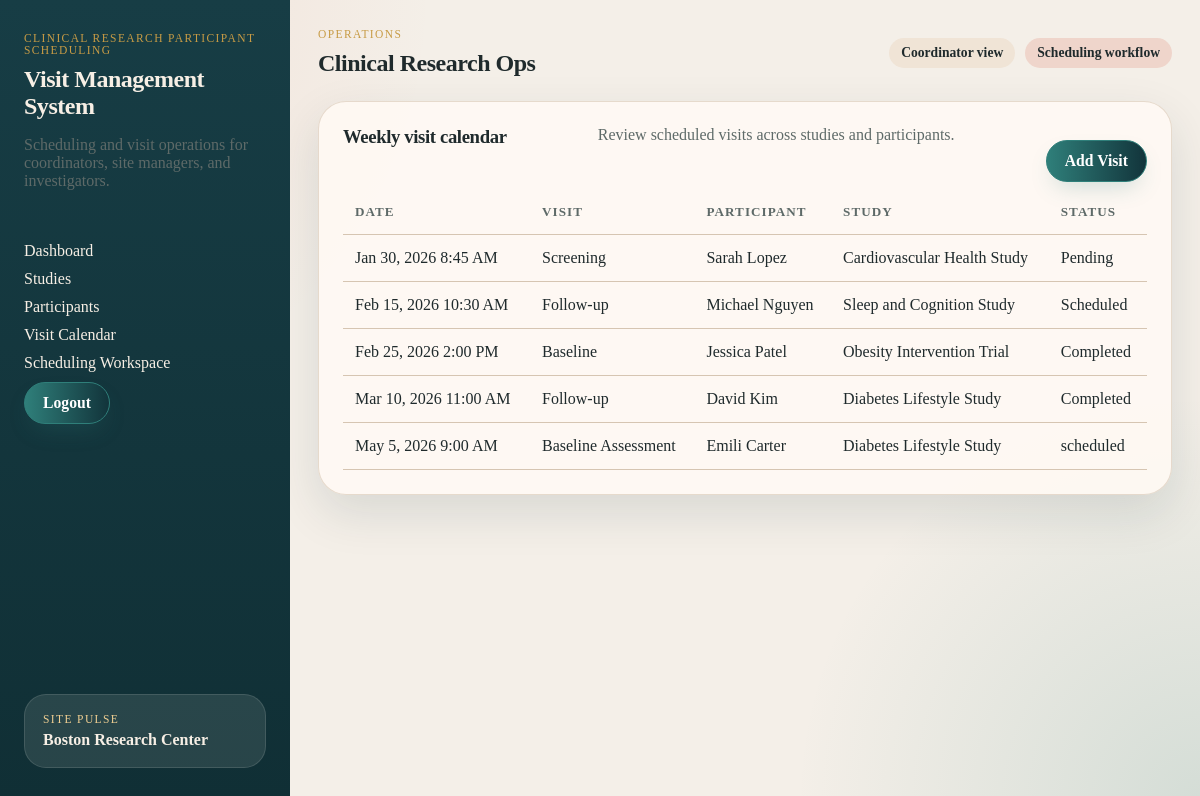
Screenshot of /project/calendar/ (signed in) with the database file from the repository.
### project/models.py (models this page shows, shortened)
class Visit(models.Model):
    enrollment = models.ForeignKey(Enrollment, on_delete=models.CASCADE)  # Link to enrollment
    visit_date = models.DateTimeField()  # Date and time of visit
    visit_type = models.CharField(max_length=100)  # e.g., 'screening', 'follow-up'
    VISIT_STATUS_CHOICES = [
        ('scheduled', 'Scheduled'),
        ('completed', 'Completed'),
        ('canceled', 'Canceled'),
        ('missed', 'Missed'),
    ]
    status = models.CharField(
        max_length=20,
        choices=VISIT_STATUS_CHOICES,
        default='scheduled'
    )
    notes = models.TextField()  # Staff notes

class Enrollment(models.Model):
    participant = models.ForeignKey(Participant, on_delete=models.CASCADE)  # Link to participant
    study = models.ForeignKey(Study, on_delete=models.CASCADE)  # Link to study
    consent_date = models.DateField()  # Date consent was given
    SCREENING_STATUS_CHOICES = [
        ('pending', 'Pending'),
        ('eligible', 'Eligible'),
        ('ineligible', 'Ineligible'),
        ('screen_failed', 'Screen Failed'),
    ]
    screening_status = models.CharField(
        max_length=20,
        choices=SCREENING_STATUS_CHOICES,
        default='pending'
    )
    enrollment_date = models.DateField()  # Date of enrollment

class Participant(models.Model):
    first_name = models.CharField(max_length=100)  # Participant's first name
    last_name = models.CharField(max_length=100)  # Participant's last name
    date_of_birth = models.DateField()  # Date of birth
    age = models.PositiveIntegerField(null=True, blank=True)  # Age (optional, can be calculated from DOB)
    sex = models.CharField(
        max_length=20,
        choices=[('male', 'Male'), ('female', 'Female'), ('other', 'Other'), ('prefer_not_to_say', 'Prefer not to say')],
        default='prefer_not_to_say',
    )  # Sex
    phone = models.CharField(max_length=20, blank=True)  # Phone number
    email = models.EmailField(max_length=254, blank=True)  # Email address
    STATUS_CHOICES = [
        ('active', 'Active'),
        ('withdrawn', 'Withdrawn'),
        ('completed', 'Completed'),
        ('inactive', 'Inactive'),
    ]
    status = models.CharField(
        max_length=20,
        choices=STATUS_CHOICES,
        default='active'
    )
    def __str__(self):
        return f"{self.first_name} {self.last_name}"

class Study(models.Model):
    title = models.CharField(max_length=200)  # Study title
    protocol_number = models.CharField(max_length=50)  # Unique protocol identifier
    description = models.TextField()  # Study description
    STUDY_STATUS_CHOICES = [
        ('active', 'Active'),
        ('closed', 'Closed'),
        ('paused', 'Paused'),
    ]
    status = models.CharField(
        max_length=20,
        choices=STUDY_STATUS_CHOICES,
        default='active'
    )

### project/views.py (the view)
# urls.py: path("calendar/", VisitCalendarView.as_view(), name="project_visit_calendar"),
class VisitCalendarView(CoordinatorRequiredMixin, ListView):
    model = Visit
    template_name = "project/visit_calendar.html"
    context_object_name = "visits"
    def get_queryset(self):
        return Visit.objects.select_related(
            "enrollment",
            "enrollment__participant",
            "enrollment__study",
        ).order_by("visit_date")

### project/views.py (called while the page is built)
    def test_func(self):
        return hasattr(self.request.user, 'userprofile') and \
               self.request.user.userprofile.role == 'coordinator'

### project/templates/project/visit_calendar.html (shortened to what this page needs)
{% extends "project/base.html" %}
{% block content %}
<section class="panel">
  <div class="panel-header">
    <h3>Weekly visit calendar</h3>
    <span class="subtle">Review scheduled visits across studies and participants.</span>
    <a href="{% url 'project_visit_add' %}" class="button-link" style="float:right;">Add Visit</a>
  </div>
  <div class="table-shell">
    <table>
      <thead>
        <tr>
          <th>Date</th>
          <th>Visit</th>
          <th>Participant</th>
          <th>Study</th>
          <th>Status</th>
        </tr>
      </thead>
      <tbody>
        {% for visit in visits %}
          <tr>
            <td>{{ visit.visit_date|date:"M j, Y g:i A" }}</td>
            <td><a href="{% url 'project_visit_detail' visit.id %}">{{ visit.visit_type }}</a></td>
            <td><a href="{% url 'project_participant_detail' visit.enrollment.participant.id %}">{{ visit.enrollment.participant }}</a></td>
            <td><a href="{% url 'project_study_detail' visit.enrollment.study.id %}">{{ visit.enrollment.study.title }}</a></td>
            <td>{{ visit.status }}</td>
          </tr>
        {% empty %}
          <tr>
            <td colspan="5">No visits scheduled.</td>
          </tr>
        {% endfor %}
      </tbody>
    </table>
  </div>
</section>
{% endblock %}

### static/project.css (style rules this page uses)
:root { --bg: #f4efe8; --panel: #fffaf4; --panel-strong: #f0e4d6; --line: #d6c5b2; --text: #1f2a2c; --muted: #5e6a68; --navy: #12343b; --teal: #2f7f7a; --coral: #d66a4d; --gold: #c79b45; --danger: #b2493d; --shadow: 0 18px 48px rgba(18, 52, 59, 0.12); }
* { box-sizing: border-box; }
html, body { margin: 0; padding: 0; }
body { font-family: Georgia, "Times New Roman", serif; color: var(--text); background: radial-gradient(circle at top left, rgba(214, 106, 77, 0.12), transparent 30%), radial-gradient(circle at bottom right, rgba(47, 127, 122, 0.16), transparent 28%), var(--bg); }
a { color: inherit; text-decoration: none; }
h1, h2, h3, h4 { margin: 0; font-family: "Palatino Linotype", "Book Antiqua", Palatino, serif; letter-spacing: -0.02em; }
.page-header, .panel-header, .hero, .detail-hero, .list-row, .metric-card, .study-card, .day-card, .study-card-header { display: flex; justify-content: space-between; gap: 18px; }
.hero, .detail-hero, .panel, .day-card { padding: 24px; border-radius: 28px; background: rgba(255, 250, 244, 0.88); border: 1px solid rgba(214, 197, 178, 0.6); box-shadow: var(--shadow); }
.brand-copy, .subtle, .hero-copy, .metric-card span, .list-row p, .study-card p, .detail-list dt, .bullet-list, .status-card span, .study-protocol, .row-meta, .hero-label, .empty-state, .visit-study, .enrollment-protocol { color: var(--muted); }
.btn, .button-link, .scheduler-form button, form button, input[type="submit"], button[type="submit"] { display: inline-flex; align-items: center; justify-content: center; gap: 0.4em; width: fit-content; min-height: 42px; line-height: 1; font-family: inherit; font-size: 0.98rem; font-weight: 700; padding: 0.75em 1.15em; border-radius: 999px; border: 1.5px solid transparent; cursor: pointer; text-align: center; text-decoration: none; transition: transform 0.2s ease, box-shadow 0.2s ease, background 0.2s ease, border-color 0.2s ease; box-shadow: 0 0.7em 1.5em -0.5em rgba(47, 127, 122, 0.25); }
.btn-primary, .button-link, .scheduler-form button, form button, input[type="submit"], button[type="submit"] { background: linear-gradient(90deg, var(--teal), var(--navy)); color: #fff; border-color: var(--teal); }
.button-link { margin-top: 14px; }
.table-shell { overflow-x: auto; }
table { width: 100%; margin-top: 8px; border-collapse: collapse; }
th, td { text-align: left; padding: 14px 12px; border-bottom: 1px solid var(--line); }
thead th { color: var(--muted); font-size: 0.82rem; text-transform: uppercase; letter-spacing: 0.08em; }

### rows the page displays
Visit: visit_date "Jan 30, 2026 8:45 AM", visit_type "Screening", enrollment.participant "Sarah Lopez", enrollment.study "Cardiovascular Health Study", status "Pending"
Visit: visit_date "Feb 15, 2026 10:30 AM", visit_type "Follow-up", enrollment.participant "Michael Nguyen", enrollment.study "Sleep and Cognition Study", status "Scheduled"
Visit: visit_date "Feb 25, 2026 2:00 PM", visit_type "Baseline", enrollment.participant "Jessica Patel", enrollment.study "Obesity Intervention Trial", status "Completed"
Visit: visit_date "Mar 10, 2026 11:00 AM", visit_type "Follow-up", enrollment.participant "David Kim", enrollment.study "Diabetes Lifestyle Study", status "Completed"
Visit: visit_date "May 5, 2026 9:00 AM", visit_type "Baseline Assessment", enrollment.participant "Emili Carter", enrollment.study "Diabetes Lifestyle Study", status "scheduled"
